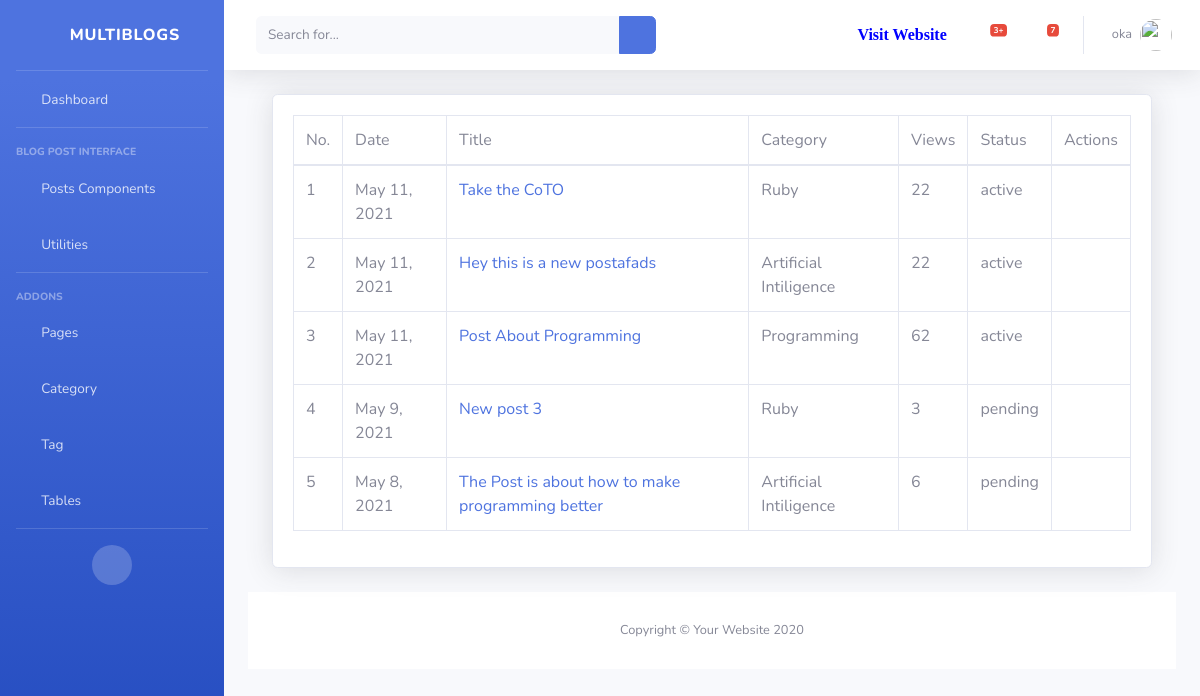
Page /dashboard/post/ (signed in) on the earlier database version.
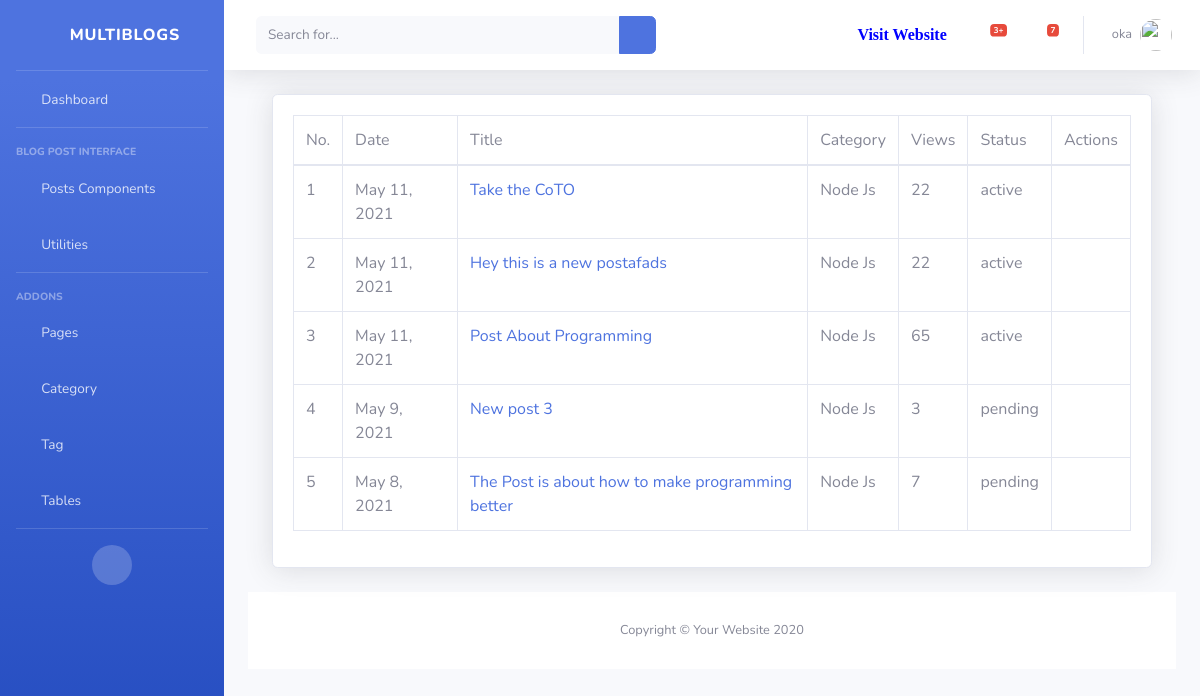
Same page on the later database version.
### blog/models.py (models this page shows, shortened)
class Blog(models.Model):
    status = (
        ('active','active'),
        ('pending','pending')
    )
    title  = models.CharField(max_length=200, null=True)
    detail = models.TextField(max_length=2000, null=True)
    image = models.ImageField(upload_to='images/media', null=True, blank=True)
    catagories = models.ForeignKey(Catagory,on_delete=models.DO_NOTHING, null=True)
    tags = models.ManyToManyField(Tag, blank=True)
    status = models.CharField(max_length=20, choices=status, default='pending')
    author = models.ForeignKey(Author, on_delete=models.CASCADE)
    featured  = models.BooleanField(default=False)
    visit_count = models.IntegerField(default=0)
    visible = models.BooleanField(default=True)
    created_at = models.DateTimeField(auto_now_add=True)
    class Meta:
        verbose_name_plural = 'Blog'

class Catagory(models.Model):
    name = models.CharField(max_length=200, null=True)
    slug = models.SlugField(null=True)
    image = models.CharField(max_length=300, null=True, blank=True )
    description = models.CharField(max_length=500, null=True,blank=True, verbose_name='Description')
    class Meta:
        verbose_name_plural = 'Catagory'
    def __str__(self):
        return str(self.name)

### dashboard/views.py (the view)
# urls.py: path('post/', views.AllPost.as_view(), name='all_post'),
class AllPost(View):
    @method_decorator(login_required(login_url='login'))
    def dispatch(self,request,*args,**kwargs):
        return super().dispatch(request,*args,**kwargs)
    def get(self,request):
        user = request.user.author
        post = user.blog_set.all().order_by('-id')
        context = {
            'post':post
        }
        return render(request,'dashboard/post/all_post.html',context)

### blog/context_processors.py (called while the page is built)
def globalVariable(request):
    category = Catagory.objects.all()\
        .annotate(post_count=Count('blog'))\
        .filter(blog__isnull=False)\
        .order_by('-post_count')[:4]
    category_count = category.count()
    context = {
        'category':category,
        'cat_count':category_count
        }
    return context

### templates/dashboard/post/all_post.html (shortened to what this page needs)
{% extends 'dashboard/base/base.html' %}
{% block body %}
{% load humanize %}
<div class="container-fluid">
                    <div class="card shadow mb-4">
                        <div class="card-body">
                            <div class="table-responsive">
                                <table class="table table-bordered" id="dataTable" width="100%" cellspacing="0">
                                    <thead>
                                        <tr>
                                            <td>No. </td>
                                            <td> Date </td>
                                            <td> Title </td>
                                            <td> Category </td>
                                            <td> Views </td>
                                            <td> Status </td>
                                            <td> Actions </td>
                                        </tr>
                                    </thead>
                                    <tbody>
                                        {% for p in post %}
                                        <tr>
                                            <td>{{ forloop.counter }}</td>
                                            <td> {{ p.created_at|naturalday }}</td>
                                            <td><a href="{% url 'post' p.id %}">{{ p.title }}</a>  </td>
                                            <td> {{ p.catagories }} </td>
                                            <td> {{ p.visit_count }} </td>
                                            <td> {{ p.status }} </td>
                                            <td><a href="{% url 'edit_post' p.id %}"><i class="far fa-edit"></i></a>
                                                {% if p.visible == False %}
                                                    <a href="{% url 'visible' p.id %}"><i class="fas fa-eye"></i></a>
                                                {% else %}
                                                    <a href="{% url 'hidden' p.id %}"><i class="fas fa-eye-slash"></i></a>
                                                {% endif %}
                                            </td>
                                        </tr>
                                        {% endfor %}
                                    </tbody>
                                </table>
                            </div>
                        </div>
                    </div>
{% endblock %}

Differences in the rows shown:
changed Blog "Take the CoTO": catagories "Ruby" → "Node Js"
changed Blog "Hey this is a new postafads": catagories "Artificial Intiligence" → "Node Js"
changed Blog "Post About Programming": catagories "Programming" → "Node Js"; visit_count "62" → "65"
changed Blog "May 9, 2021": catagories "Ruby" → "Node Js"
changed Blog "May 8, 2021": catagories "Artificial Intiligence" → "Node Js"; visit_count "6" → "7"
